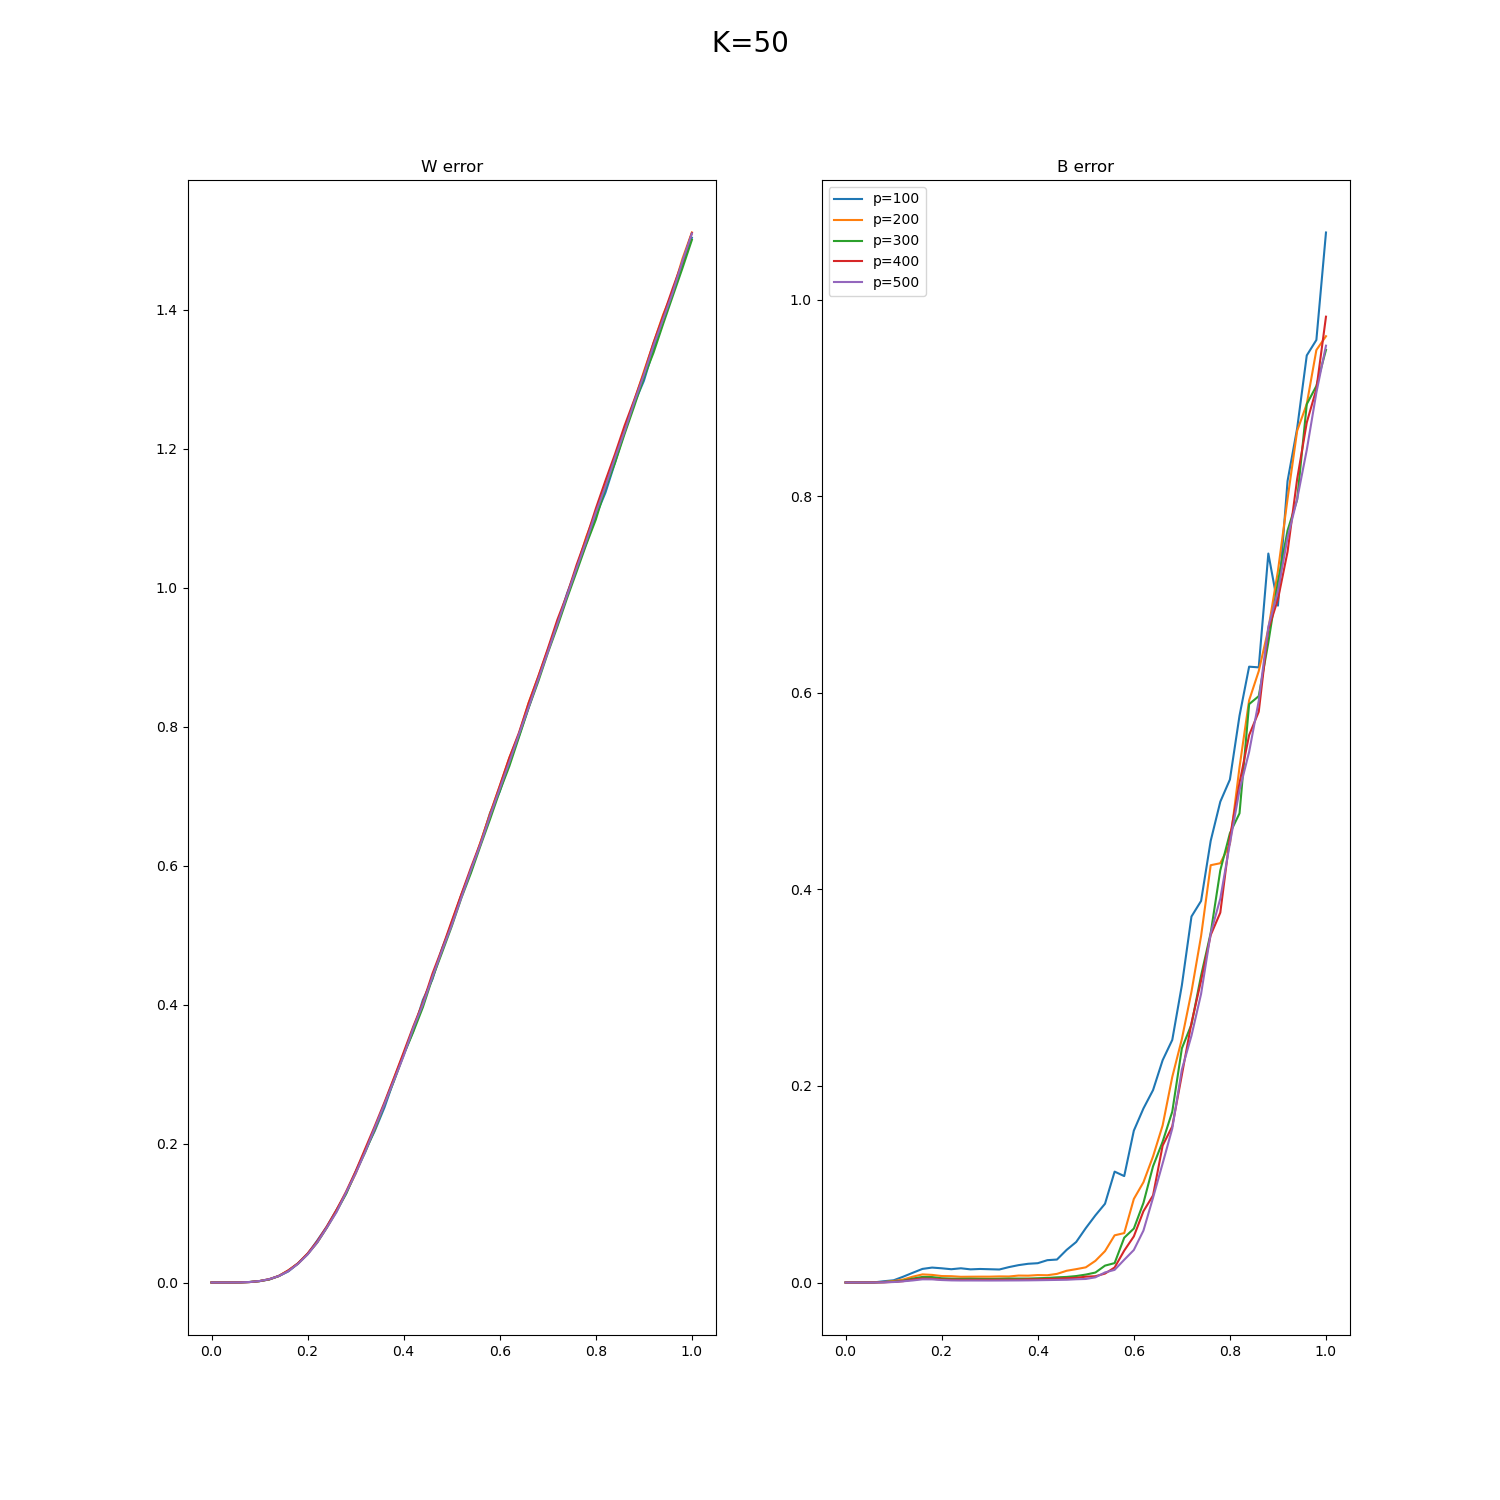

This chart was generated by the following Python code:
import numpy as np
from numpy.random import multivariate_normal, normal, choice, shuffle
import time
from scipy.optimize import leastsq
from numpy.random import rand 
import matplotlib.pyplot as plt  

def ReLU(x):
  return x * (x > 0)

def dReLU(x):
  return 1. * (x > 0)

def forward(x,w,beta):
  y = []
  for i in range(x.shape[0]):
    x_i = x[i].reshape(m,k)
    kernel = ReLU(x_i @ w)
    y_i = (kernel @ beta).sum()/np.sqrt(p)
    y += [y_i]
  return np.array(y)


def loss(x,w,beta,y_gt):
  y_pred = forward(x,w,beta)
  loss = (y_gt - y_pred)**2
  return loss.sum()/2


def dLdb(x,w,beta,y_gt,wj):                     # beta(t-1),w(t-1)               
  y_pred = forward(x,w,beta)
  first_term = y_gt - y_pred
  second_term = []
  for i in range(x.shape[0]):
    x_i = x[i].reshape(m,k)
    kernel = ReLU(x_i @ wj)
    second_term += [kernel.sum()]
  second_term = np.array(second_term)
  dldb = -np.multiply(first_term,second_term).sum()/np.sqrt(p)
  return dldb

def dLdW(x,w,beta,y_gt,wj,bj):                   # beta(t),w(t-1) 
  y_pred = forward(x,w,beta)
  first_term = np.expand_dims(y_gt - y_pred,axis=1)
  second_term = []  
  for i in range(x.shape[0]):
    x_i = x[i].reshape(m,k)
    dkernel = np.expand_dims(dReLU(x_i @ wj),axis=1)
    second_term += [np.sum(np.multiply(dkernel,x_i),axis=0)]
  second_term = np.array(second_term)
  dldw = -bj * np.sum(np.multiply(first_term,second_term),axis=0)/np.sqrt(p)
  return dldw

def gradient_descent(x,y_gt,maxiter):
  gamma = 0.01
  threshold = 1e-6
  w = multivariate_normal(w_mean, w_cov, p).transpose()
  beta = normal(beta_mean,beta_cov,p) 

  w_0 = np.copy(w)
  beta_0 = np.copy(beta)
  #loss_record = []

  for t in range(maxiter):
    #loss_record += [cur_loss]
    #if (t > 2) and (loss_record[-4] - loss_record[-3] < 0) and (loss_record[-3] - loss_record[-2] < 0) and (loss_record[-2] - loss_record[-1] < 0):     
      #break
    new_w = np.zeros(w.shape)
    new_beta = np.zeros(beta.shape)
    for j in range(p):
      new_beta[j] = beta[j] - gamma * dLdb(x,w,beta,y_gt,w[:,j])
    for j in range(p):
      new_w[:,j] = w[:,j] - gamma * dLdW(x,w,new_beta,y_gt,w[:,j],new_beta[j])/k
    if np.all(np.abs(beta - new_beta) <= threshold) and np.all(np.abs(w - new_w) <= threshold):
      break
    w = new_w
    beta = new_beta
  return w,beta,w_0,beta_0

def retrain_beta(x,y_gt,maxiter,w_tmax):
  gamma = 0.01
  threshold = 1e-6
  beta = np.zeros((p,))

  beta_0 = np.copy(beta)

  for t in range(maxiter):
    new_beta = np.zeros(beta.shape)
    for j in range(p):
      new_beta[j] = beta[j] - gamma * dLdb(x,w_tmax,beta,y_gt,w_tmax[:,j])
    if np.all(np.abs(beta - new_beta) <= threshold):
      break
    beta = new_beta
  return beta,beta_0

def compute_averageL2(para_rpa,para_tmax):
  error = (para_rpa - para_tmax)**2
  return error.sum()/para_rpa.size

def construct_hidden_designmat(x):
  design_mat = []
  for i in range(m):
    if len(design_mat) == 0:  
      design_mat = x[:,k*i:k*(i+1)] 
    else:
      design_mat = np.concatenate((design_mat,x[:,k*i:k*(i+1)]),axis=0)
  return design_mat

def output_designmat(x,w_rpa):
  design_matrix = []
  for i in range(x.shape[0]):
    x_i = x[i].reshape(m,k)
    kernel = ReLU(x_i @ w_rpa)
    if len(design_matrix) == 0:
      design_matrix = jnp.sum(kernel,axis = 0)
    else:
      design_matrix = jnp.column_stack((design_matrix,np.sum(kernel,axis = 0)))
  return design_matrix

def construct_output_designmat(x,w_rpa):
  design_matrix = []
  for i in range(x.shape[0]):
    x_i = x[i].reshape(m,k)
    kernel = ReLU(x_i @ w_rpa)
    if len(design_matrix) == 0:
      design_matrix = np.sum(kernel,axis = 0)
    else:
      design_matrix = np.column_stack((design_matrix,np.sum(kernel,axis = 0)))
  return design_matrix

def objective_w_norm1(vj,thetaj,wj0,design_mat):
  first_term = thetaj - wj0
  second_term = design_mat.transpose() @ vj
  return np.sqrt(np.absolute(first_term - second_term))

def objective_b_norm1(u,eta,b0,w_rpa,x):
  first_term = eta - b0
  second_term = construct_output_designmat(x,w_rpa) @ u
  return np.sqrt(np.absolute(first_term - second_term))

def add_noise(w_cln,b_cln,epislon):
  noise_mean = 1
  noise_var = 1
  w_noise = np.zeros(w_cln.shape)
  b_noise = np.zeros(b_cln.shape)

  for j in range(p):
    w_noise[:,j] = choice([0,1],k,p=[1 - epislon,epislon])
  
  b_noise = choice([0,1],p,p=[1 - epislon,epislon])

  w_noise = np.multiply(w_noise,normal(noise_mean,noise_var,(k,p)))
  b_noise = np.multiply(b_noise,normal(noise_mean,noise_var,p))

  w_ctm = w_cln + w_noise
  b_ctm = b_cln + b_noise

  return b_ctm,w_ctm

def model_repair(x,w_ctm,b_ctm,design_mat,w_0,beta_0):
  w_rpa = np.zeros(w_ctm.shape)
  b_rpa = np.zeros(b_ctm.shape)

  for j in range(p):
    vj0 = np.zeros((m*n,))
    res_x, success = leastsq(objective_w_norm1,vj0,args=(w_ctm[:,j],w_0[:,j],design_mat))
    w_rpa[:,j] = w_0[:,j] + design_mat.transpose() @ res_x 
    
  u0 = np.zeros((n,))
  res_x, success = leastsq(objective_b_norm1,u0,args=(b_ctm,beta_0,w_rpa,x))
  b_rpa = beta_0 + construct_output_designmat(x,w_rpa) @ res_x
  
  return b_rpa,w_rpa

def experiment_rcv_wb_gen():           
  avg_werror = np.zeros((num_trials,len(epislon_list)))
  avg_berror = np.zeros((num_trials,len(epislon_list)))

  for trial in range(num_trials):
    print('trial ',trial)
    x = multivariate_normal(input_mean, input_cov, n)         # n * d
    #w_gt = multivariate_normal(w_mean, w_cov, p).transpose()      # k * p
    #beta_gt = normal(beta_mean,beta_cov,p)                # p
    y_gt = rand(n)
    w_tmax,beta_tmax,w_0,beta_0 = gradient_descent(x,y_gt,maxiter)

    werror_onetrail = []
    berror_onetrail = []
    for epislon in epislon_list:
      b_ctm,w_ctm = add_noise(w_tmax,beta_tmax,epislon)
      design_mat = construct_hidden_designmat(x) 
      b_rpa,w_rpa = model_repair(x,w_ctm,b_ctm,design_mat,w_0,beta_0)       
      werror = compute_averageL2(w_rpa,w_tmax)
      berror = compute_averageL2(b_rpa,beta_tmax)
      werror_onetrail += [werror]
      berror_onetrail += [berror]
    avg_werror[trial] = werror_onetrail
    avg_berror[trial] = berror_onetrail

  return np.average(avg_werror,axis=0),np.average(avg_berror,axis=0)


n =  5                       # number of input data 
m =  5                       # number of partitions
p_list = [100,200,300,400,500]       # number of neurons at first layer       p bigger, error smaller
epislon_list = np.linspace(0,1,51)   # percentage of contamination
maxiter = 1000                # max iteration for gradient descent
num_trials = 100               # number of trials 

plt.figure()
fig, (ax1, ax2) = plt.subplots(1, 2,figsize=(15, 15))
fig.suptitle(' K=50 ', fontsize=20)                       # 550s/tiral

for p in p_list:
  k =  50                # P_ix dimension || w dimension
  d =  int(m * k)              # x dimension 
  input_mean = np.zeros((d,))
  input_cov = np.eye(d)
  w_mean = np.zeros((k,))
  w_cov = np.eye(k)/k
  beta_mean = 0
  beta_cov = 1
  
  start_time = time.time()
  avg_werror,avg_berror = experiment_rcv_wb_gen()
  processing_time = time.time()-start_time
    
  ax1.plot(np.linspace(0,1,51), avg_werror,label='p={}'.format(p))
  ax1.set_title('W error')
  ax2.plot(np.linspace(0,1,51),avg_berror,label='p={}'.format(p))
  ax2.set_title('B error')
  
  print("current p")
  print(p)
  print("total time")
  print(processing_time)
  print("avg_werror")
  print(avg_werror)
  print("avg_berror")
  print(avg_berror)
  
plt.legend()
plt.savefig('k_50.png')
